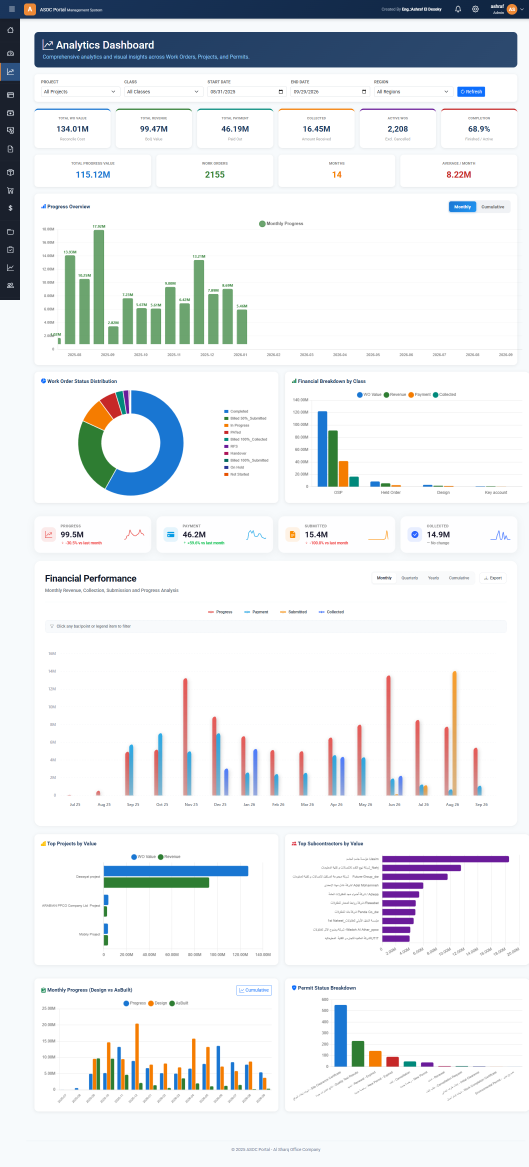
#> input picture ERP_EVIDENCE/raw_analytics_dashboard.png, 1585 x 3499 px (shown at 1/3 size)
$ python _redact_erp.py
#> lines starting #> are read from the running program, lines starting #| are printed output that depends on the picture
from PIL import Image, ImageFilter
from pathlib import Path

SRC = Path('ERP_EVIDENCE')

def blur(im, box, r=14):
    region = im.crop(box).filter(ImageFilter.GaussianBlur(r))
    im.paste(region, box)
    return im

def done(im, name):
    im.save(SRC / name)
    print(name, im.size)

# 1. Analytics dashboard (1392x3072) - blur top-projects & top-subcontractor charts (client/sub names)
im = Image.open(SRC / 'raw_analytics_dashboard.png').convert('RGB')
#> im is the input picture: PIL image 1585x3499 RGB; mean R, G, B 231.4, 234.4, 237
blur(im, (70, 2240, 690, 2620))    # Top Projects by Value chart (project names)
#> in blur, `region = im.crop(box).filter(ImageFilter.GaussianBlur(r))`:
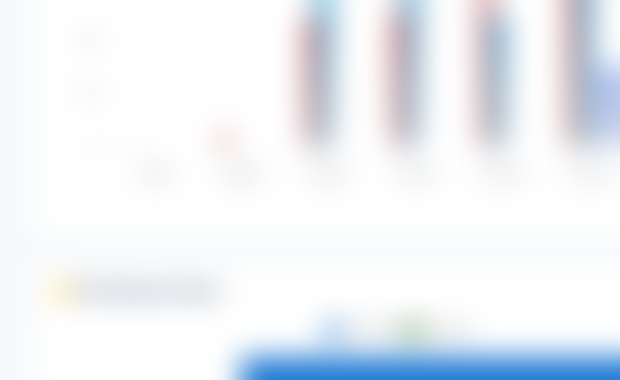
#> region: PIL image 620x380 RGB; mean R, G, B 236.7, 240.7, 245.7
blur(im, (735, 2240, 1360, 2620))  # Top Subcontractors by Value chart (sub names)
#> call 2 of blur, with box = (735, 2240, 1360, 2620), r = 14
#> in blur (call 2), `region = im.crop(box).filter(ImageFilter.GaussianBlur(r))`:
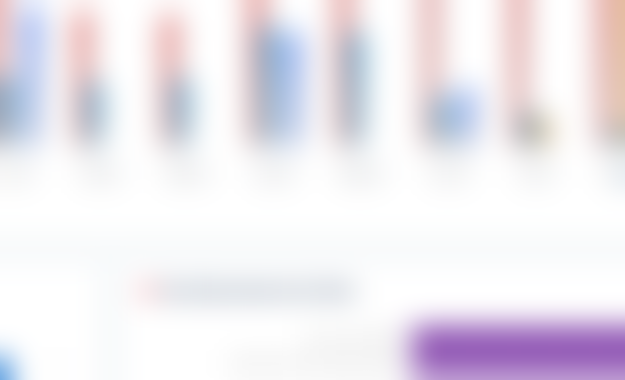
#> region: PIL image 625x380 RGB; mean R, G, B 237.3, 233, 239.5
done(im, 'safe_01_analytics_dashboard.png')
#| safe_01_analytics_dashboard.png (1585, 3499)

# 2. Work Orders (1600x900) - blur project dropdown label + all data rows
im = Image.open(SRC / 'raw_work_orders.png').convert('RGB')
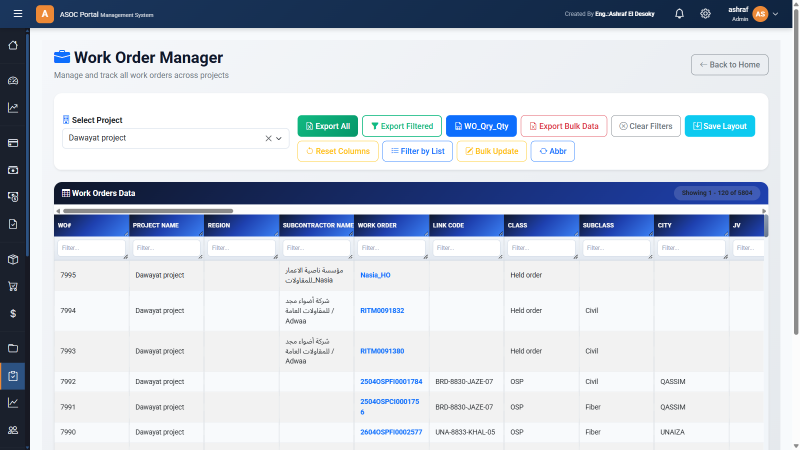
#> input picture ERP_EVIDENCE/raw_work_orders.png, 1600 x 900 px (shown at 1/2 size)
#> im is the input picture: PIL image 1600x900 RGB; mean R, G, B 200, 206.9, 217.9
blur(im, (305, 45, 610, 75))       # selected project name in dropdown
blur(im, (95, 590, 1500, 835))     # data rows (subcontractor names, WO#, link codes, values)
#> call 4 of blur, with box = (95, 590, 1500, 835), r = 14
#> in blur (call 4), `region = im.crop(box).filter(ImageFilter.GaussianBlur(r))`:
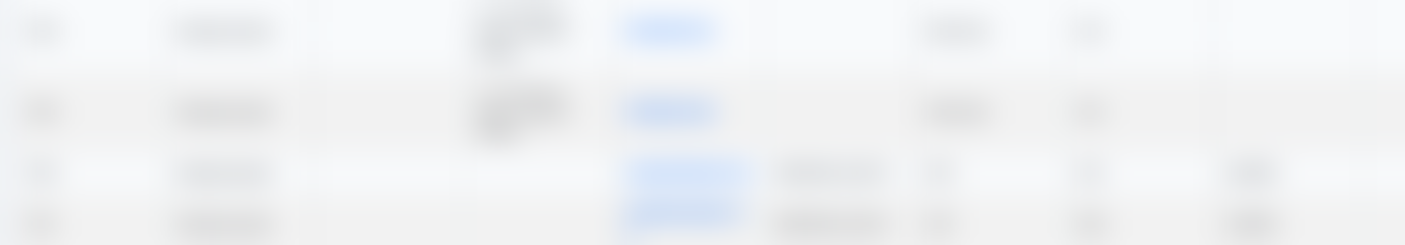
#> region: PIL image 1405x245 RGB; mean R, G, B 240.2, 241.8, 243.7
#> in blur (call 4), `im.paste(region, box)`:
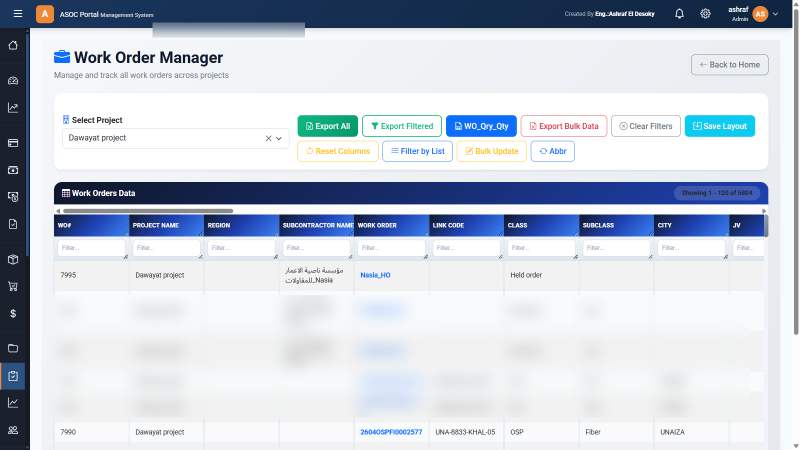
#> im: PIL image 1600x900 RGB (shown at 1/2 size); mean R, G, B 200, 206.9, 217.9
done(im, 'safe_02_work_orders.png')
#| safe_02_work_orders.png (1600, 900)

# 3. PM Daily Progress (1600x900) - blur WO/RITM id column in table rows
im = Image.open(SRC / 'raw_pm_daily_progress.png').convert('RGB')
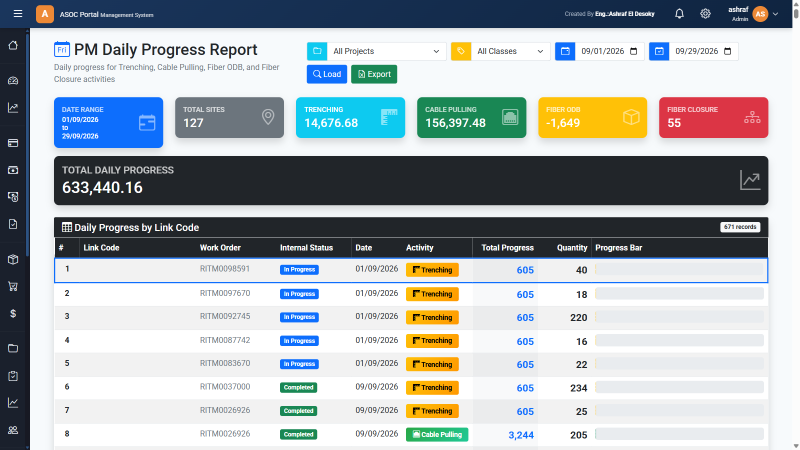
#> input picture ERP_EVIDENCE/raw_pm_daily_progress.png, 1600 x 900 px (shown at 1/2 size)
#> im is the input picture: PIL image 1600x900 RGB; mean R, G, B 170.7, 177.4, 180.6
blur(im, (245, 700, 390, 835))     # work order id column
#> in blur (call 5), `region = im.crop(box).filter(ImageFilter.GaussianBlur(r))`:
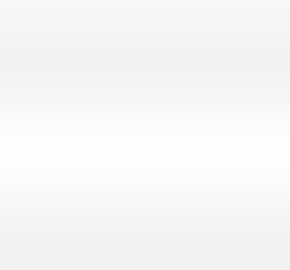
#> region: PIL image 145x135 RGB (shown 2 times larger); mean R, G, B 246.8, 246.9, 246.9
done(im, 'safe_03_pm_daily_progress.png')
#| safe_03_pm_daily_progress.png (1600, 900)

# 4. Permits tracking (1600x900) - blur permit numbers + coordination request numbers
#> (the run stopped early here; a loop or call above may not have finished)
